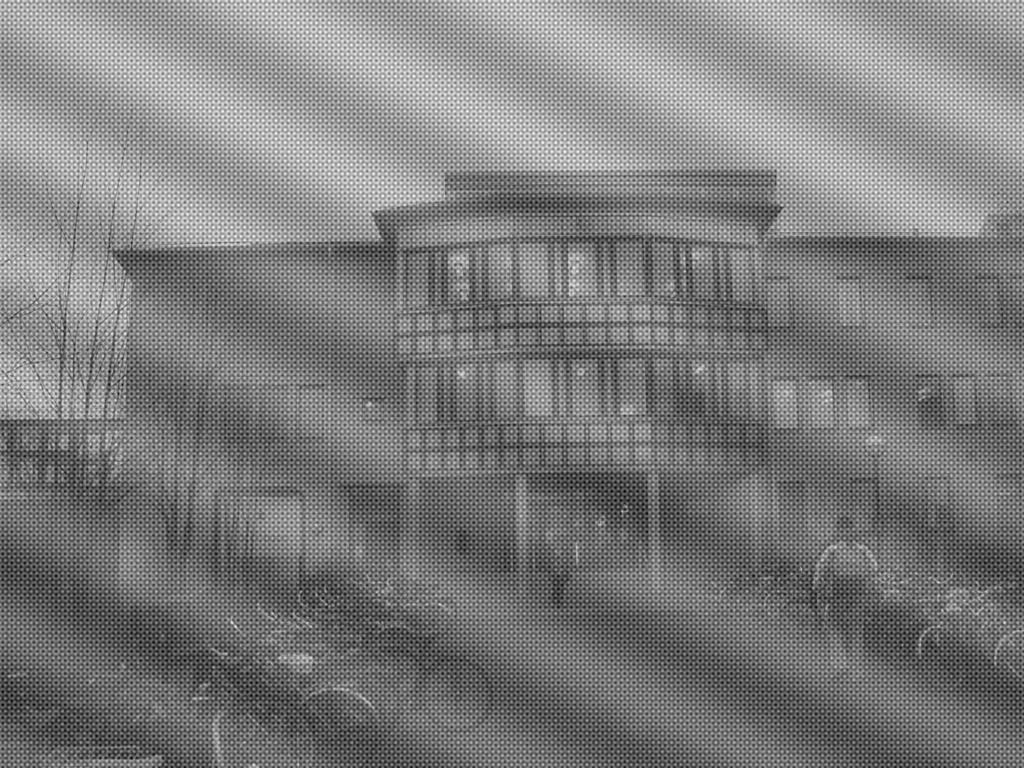
%> input picture lab2-transf_fourrier/mit_noise_periodic.jpg, 1024 x 768 px
$ octave mit_noise_periodic.m   (GNU Octave 9; MATLAB toolbox functions it lacks are replaced by stand-ins)
%> lines starting %> are read from the running program, lines starting %| are printed output that depends on the picture; in (x1, y1, x2, y2) boxes, pixels count from 0 and x2, y2 are one past the last pixel; in counts of white or black regions, pixels touching at a corner belong together; the program's own positions count from 1
%Autor : Douglas Diniz Landim, ra 76681
%email : ddlandim@unifesp.br

clear all
close all

img = imread('mit_noise_periodic.jpg');
%> img is the input picture: size 768x1024 uint8; min 0, max 255, mean 124.5
[l,a] = size(img);
%> l = 768; a = 1024

figure
    imagesc(img),
    colormap(gray),
title('original');

F = fft2(img);

figure
    imagesc(fftshift(abs(F))),
    colormap(gray),
title('FFT');

F2 = log (1+F);

figure
    imagesc(fftshift(abs(F2))),
    colormap(gray),
title('log');
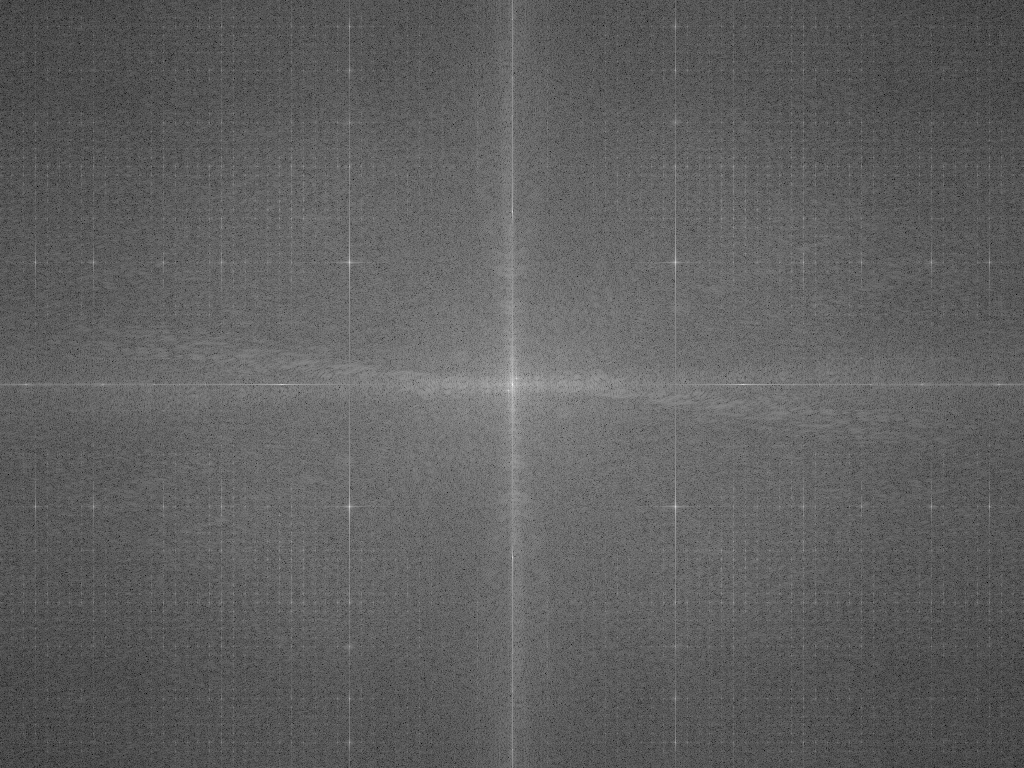
%> displayed picture: size 768x1024x3, on the screen's scale of 0 to 255; min 0, max 255, mean 95.4

inversa = ifft2(F);

figure
    imagesc(real(inversa)), colormap(gray),
title('inversa');

passa_alta = ones(l,a);
passa_baixa = zeros(l,a);

% SELECAO DE FILTRO, INSERIR passa_alta ou passa_baixa
filtro = passa_alta;
%%%%%%%%%%%%%%%%%%%%%%%%%%%%%%%%%%%%%%%%%%%%%%%%%%%%%%

if(filtro==passa_alta)
    varf=0;
end

if (filtro==passa_baixa)
    varf=1;
end

% SELECAO DO RAIO DO PONTO
raio = 5;
%%%%%%%%%%%%%%%%%%%%%%%%%%

% INSERCAO DE PONTOS%%%%%%%%%%%%%%%%%%%%%%%%%%%%%%
%ponto a
centro_x = 350;
centro_x2 = 676;

centro_y = 23;
for i = -raio : raio
    for j= -raio : raio
        if((i*i+j*j)<= raio*raio)
            filtro(i+centro_y,j+centro_x) = varf;
            filtro(i+centro_y,j+centro_x2) = varf;
        end
    end
end
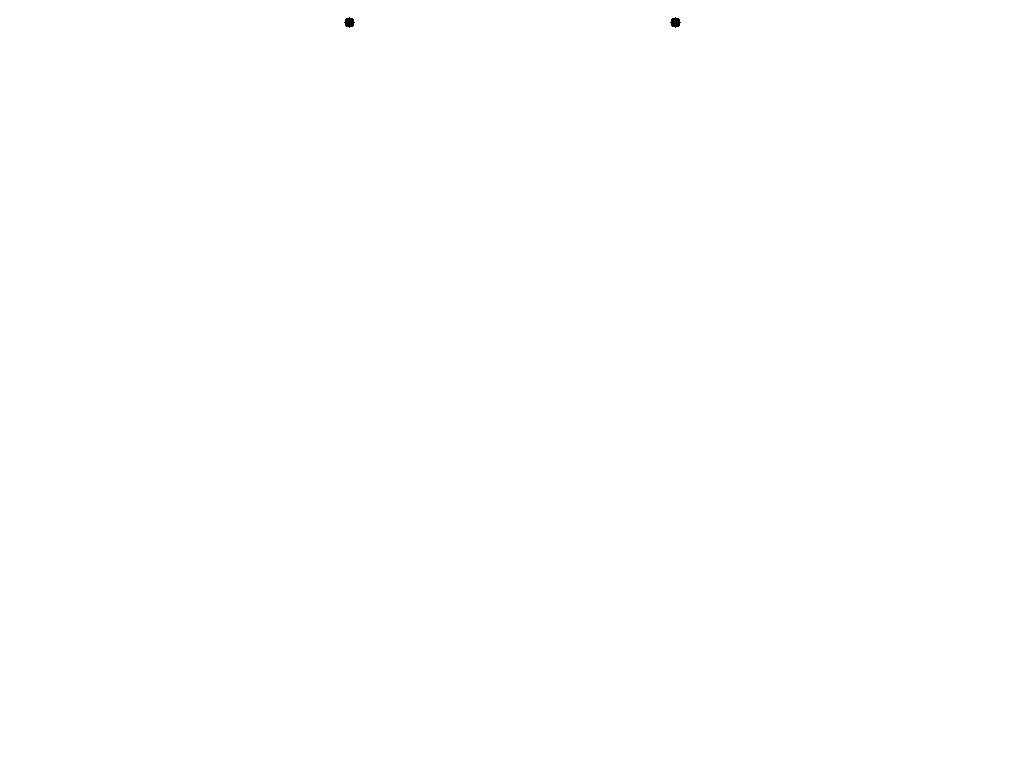
%> filtro: size 768x1024 double; values 0 (black) and 1 (white), 100% white; 2 black regions, box (x1, y1, x2, y2) and area: (344, 17, 355, 28) 81, (670, 17, 681, 28) 81

%ponto b
centro_y = 70;
for i = -raio : raio
    for j= -raio : raio
        if((i*i+j*j)<= raio*raio)
            filtro(i+centro_y,j+centro_x) = varf;
            filtro(i+centro_y,j+centro_x2) = varf;
        end
    end
end
%> filtro: size 768x1024 double; values 0 (black) and 1 (white), 100% white; 4 black regions, box (x1, y1, x2, y2) and area: (344, 17, 355, 28) 81, (670, 17, 681, 28) 81, (344, 64, 355, 75) 81, (670, 64, 681, 75) 81

%ponto c

centro_y = 123;
for i = -raio : raio
    for j= -raio : raio
        if((i*i+j*j)<= raio*raio)
            filtro(i+centro_y,j+centro_x) = varf;
            filtro(i+centro_y,j+centro_x2) = varf;
        end
    end
end
%> filtro: size 768x1024 double; values 0 (black) and 1 (white), 99.9% white; 6 black regions, box (x1, y1, x2, y2) and area: (344, 17, 355, 28) 81, (670, 17, 681, 28) 81, (344, 64, 355, 75) 81, (670, 64, 681, 75) 81, (344, 117, 355, 128) 81, (670, 117, 681, 128) 81

%ponto d
centro_y = 164;
for i = -raio : raio
    for j= -raio : raio
        if((i*i+j*j)<= raio*raio)
            filtro(i+centro_y,j+centro_x) = varf;
            filtro(i+centro_y,j+centro_x2) = varf;
        end
    end
end
%> filtro: size 768x1024 double; values 0 (black) and 1 (white), 99.9% white; 8 black regions, largest, box (x1, y1, x2, y2) and area: (344, 17, 355, 28) 81, (670, 17, 681, 28) 81, (344, 64, 355, 75) 81

%ponto e

centro_y = 260;
for i = -raio : raio
    for j= -raio : raio
        if((i*i+j*j)<= raio*raio)
            filtro(i+centro_y,j+centro_x) = varf;
            filtro(i+centro_y,j+centro_x2) = varf;
        end
    end
end

%ponto f

centro_y = 505;
for i = -raio : raio
    for j= -raio : raio
        if((i*i+j*j)<= raio*raio)
            filtro(i+centro_y,j+centro_x) = varf;
            filtro(i+centro_y,j+centro_x2) = varf;
        end
    end
end
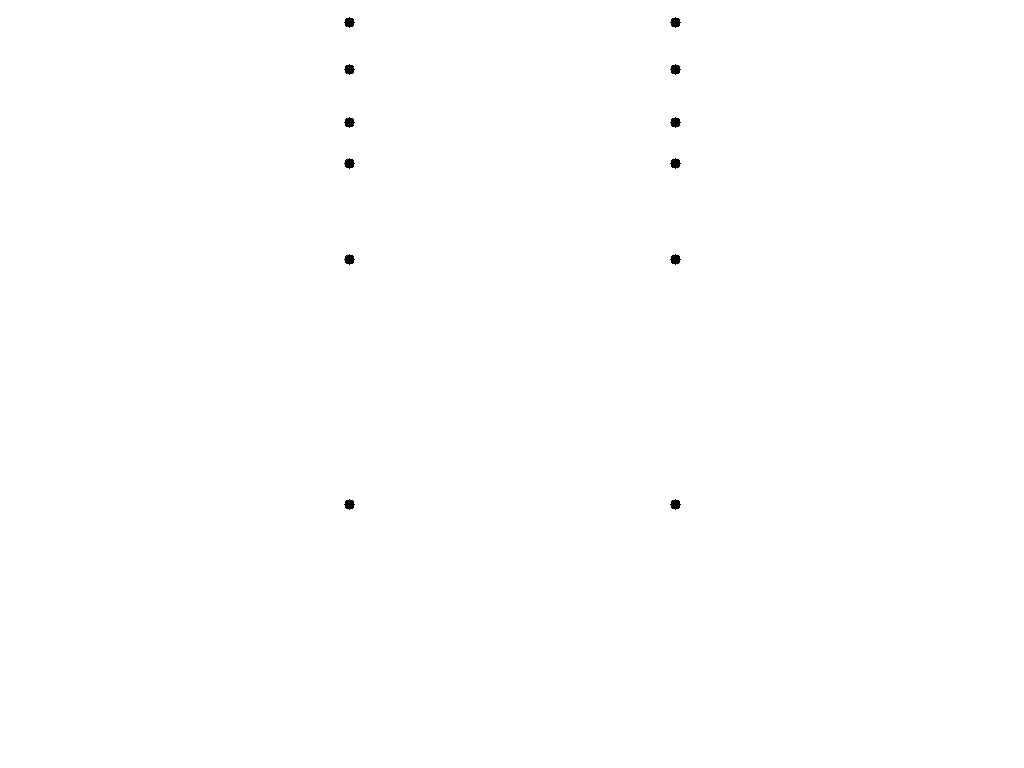
%> filtro: size 768x1024 double; values 0 (black) and 1 (white), 99.9% white; 12 black regions, largest, box (x1, y1, x2, y2) and area: (344, 17, 355, 28) 81, (670, 17, 681, 28) 81, (344, 64, 355, 75) 81

%ponto g
centro_y = 155;
for i = -raio : raio
    for j= -raio : raio
        if((i*i+j*j)<= raio*raio)
            filtro(i+centro_y,j+centro_x) = varf;
            filtro(i+centro_y,j+centro_x2) = varf;
        end
    end
end
%> filtro: size 768x1024 double; values 0 (black) and 1 (white), 99.9% white; 12 black regions, largest, box (x1, y1, x2, y2) and area: (344, 149, 355, 169) 160, (670, 149, 681, 169) 160, (344, 17, 355, 28) 81

%ponto h
centro_y = 646;
for i = -raio : raio
    for j= -raio : raio
        if((i*i+j*j)<= raio*raio)
            filtro(i+centro_y,j+centro_x) = varf;
            filtro(i+centro_y,j+centro_x2) = varf;
        end
    end
end

%ponto i
centro_y = 700;
for i = -raio : raio
    for j= -raio : raio
        if((i*i+j*j)<= raio*raio)
            filtro(i+centro_y,j+centro_x) = varf;
            filtro(i+centro_y,j+centro_x2) = varf;
        end
    end
end

%ponto i
centro_y = 700;
for i = -raio : raio
    for j= -raio : raio
        if((i*i+j*j)<= raio*raio)
            filtro(i+centro_y,j+centro_x) = varf;
        end
    end
end


%%%%%%%%%%%%%%%%%%%%%%%%%%%%%%%%%%%%%%%%%%%%%%%%%%
figure,
    imshow(filtro),
title('Filtro');

m1a = F.*fftshift(filtro);
m2a = log(1+m1a);
figure
    imagesc(fftshift(abs(m2a))), colormap(gray),
title('Multiplicacao');
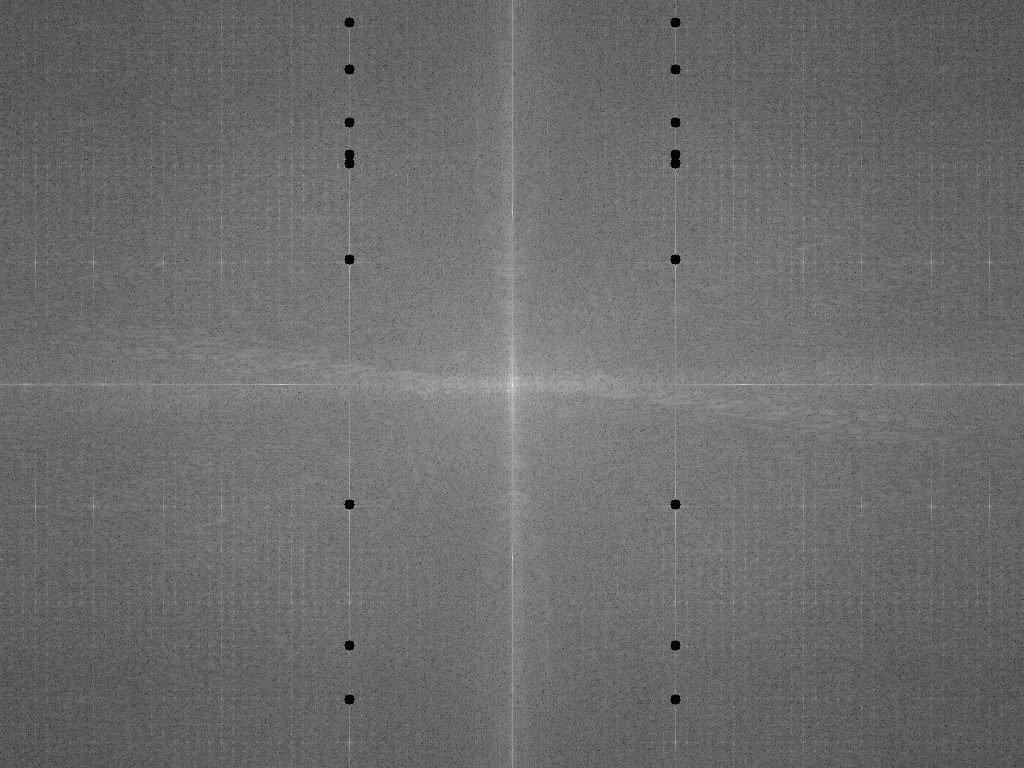
%> displayed picture: size 768x1024x3, on the screen's scale of 0 to 255; min 0, max 255, mean 108.2

m2a_inversa = ifft2(m1a);
figure
imagesc(real(m2a_inversa)), colormap(gray), title('Inversa pa');
